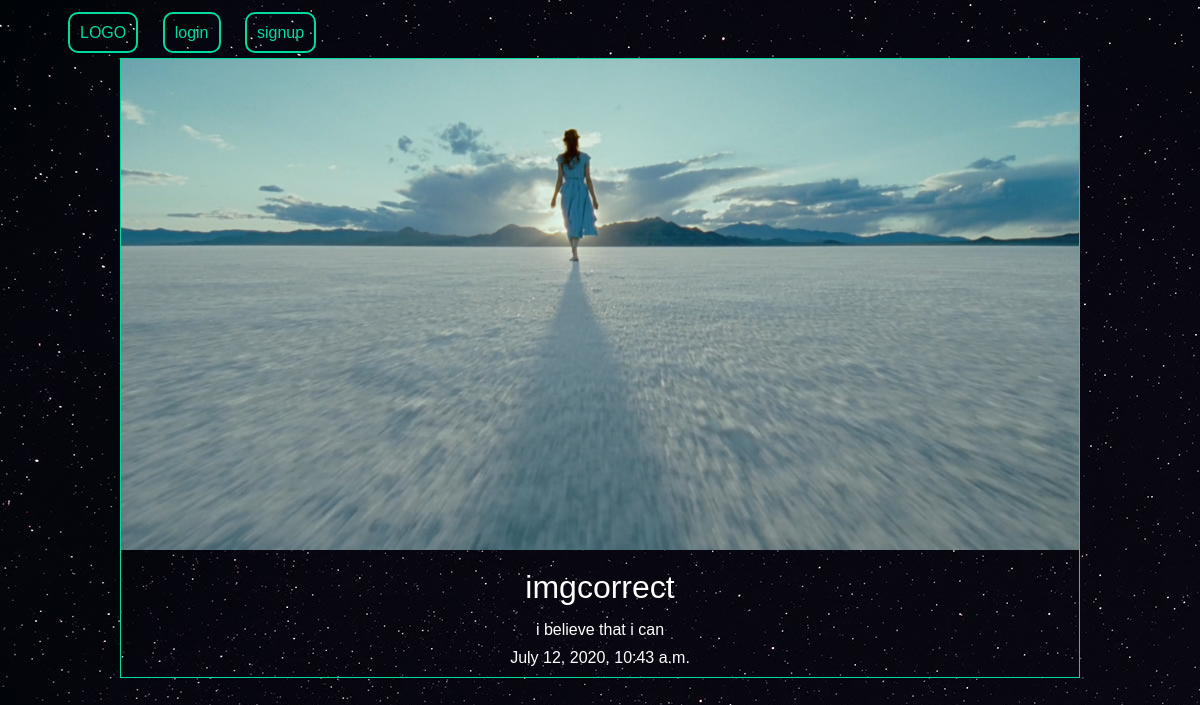
Page /articles/img-correct on the committed database.
### articles/models.py (models this page shows, shortened)
class Articles(models.Model):
    title=models.CharField(max_length=100)
    date=models.DateTimeField(auto_now_add=True)
    body=models.TextField()
    slug=models.SlugField()
    author=models.ForeignKey(User,default=None,on_delete=models.CASCADE)
    image=models.ImageField(default="default.jpg", blank=True)

### articles/views.py (the view)
# urls.py: path("<slug>",views.articles_details,name="detail"),
def articles_details(request,slug):
    articles=models.Articles.objects.get(slug=slug)
    args={"articles":articles}
    return render(request,"articles/article_details.html",args)

### articles/templates/articles/article_details.html (shortened to what this page needs)
{% extends "base.html"%}
{%block content%}
  <div class="article_detail">
    <div class="article">
      <img src="{{articles.image.url}}" alt="">
      <h2>{{articles.title}}</h2>
      <p>{{articles.body}}</p>
      <p>{{articles.date}}</p>
    </div>
  </div>
{% endblock %}

### templates/base.html (shortened to what this page needs)
{% load static%}
<!DOCTYPE html>
<html lang="en" dir="ltr">
  <head>
    <link rel="stylesheet" href="{%static 'cssfile.css'%}">
  </head>
  <body>
    <header>
      <nav>
        <ul>
          <li><a class="logo" href="{% url 'articles:list'%}">LOGO</a></li>
          {% if user.is_authenticated %}
          <li>
            <form class="logout_link" action="{% url 'user_accounts:logout' %}" method="post">
              {% csrf_token %}
            <button type="submit">logout</button>
            </form>
          </li>
          <li>
            <a class="highlight" href="{% url 'articles:create' %}">create your own article</a>
          </li>
          {% else %}
          <li>
            <a class="login" href="{% url 'user_accounts:login' %}">login</a>
          </li>
          <li>
            <a class="signup" href="{% url 'user_accounts:signup' %}">signup</a>
          </li>
          {% endif %}
        </ul>
      </nav>
    </header>
    <div class="wrapper">
      {%block content%}
      {% endblock %}
    </div>
  </body>
</html>

### static_files/cssfile.css (style rules this page uses)
body { background-color: #0f121f; background-image:url(stars.jpg); color:#fff; background-repeat-y:no-repeat; background-attachment: fixed; }
body * { font-family:arial; }
h1,h2,h3,h4,h5 { font-weight:normal; margin:0; }
a,a:hover,a:visited { color:#fff; text-decoration:none; }
.wrapper { max-width:960px; margin:0 auto; }
header { display:inline-block; }
header a ,header a.logo ,header a.highlight,header a.login ,header a.signup { border:2px solid #00dba0; border-radius:10px; padding:10px; color:#00dba0; }
nav li { display:inline-block; margin-left:20px; }
.article { padding:10px; border:1px solid #00dba0; position:relative; padding-bottom:40px; }
.article h2 { font-size:1.2em; }
.article_detail .article { padding:0; }
.article_detail .article img { max-width:100%; width:100%; }
.article_detail .article h2 { text-align:center; font-size:2em; margin-top:15px; margin-bottom:15px; }
.article_detail .article p { text-align:center; margin:10px; }

### rows in the picture
Articles: image (picture), title "imgcorrect", body "i believe that i can", date "July 12, 2020, 10:43 a.m."
